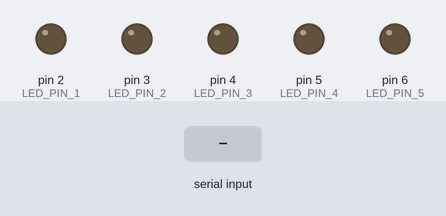
The sketch below on a simulated Arduino Uno, built with avr-gcc and run on an emulated ATmega328P. Parts: output pins drawn as LEDs (lit = HIGH). Inputs (shaded band) come from the test bench.

Above: at 1.2 s.
1.3 s: "1\n" received over Serial
At 1.6 s:
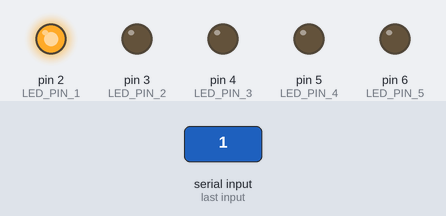
3.8 s: "2\n" received over Serial
At 4.6 s:
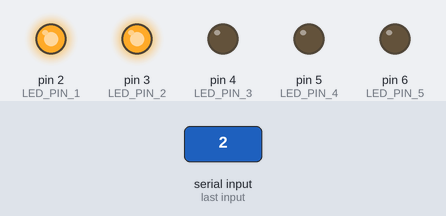
6.3 s: "3\n" received over Serial
At 6.6 s:
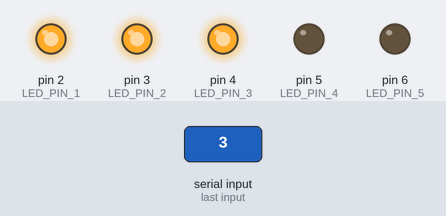
8.8 s: "4\n" received over Serial
At 9.6 s:
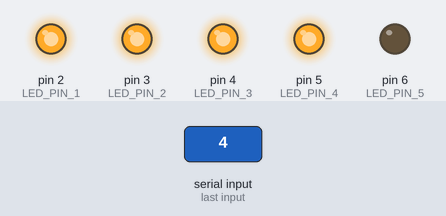
11.3 s: "5\n" received over Serial
At 11.6 s:
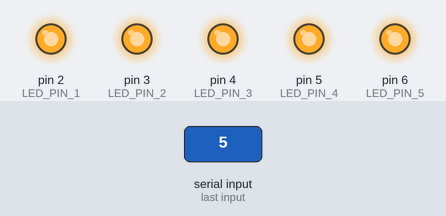
Timing chart, 0 to 14.3 s (numbered marks = the images above; inputs shaded):
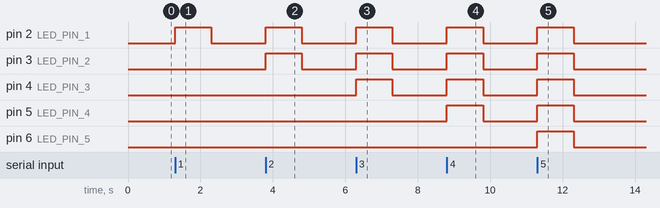

The sketch:

control.ino
```cpp
const int LED_PIN_1 = 2;  // Substitua pelos pinos corretos para seus LEDs
const int LED_PIN_2 = 3;
const int LED_PIN_3 = 4;
const int LED_PIN_4 = 5;
const int LED_PIN_5 = 6;

void setup() {
  Serial.begin(9600);
  pinMode(LED_PIN_1, OUTPUT);
  pinMode(LED_PIN_2, OUTPUT);
  pinMode(LED_PIN_3, OUTPUT);
  pinMode(LED_PIN_4, OUTPUT);
  pinMode(LED_PIN_5, OUTPUT);
}

void loop() {
  if (Serial.available() > 0) {
    int num_fingers = Serial.parseInt();  // Lê o número de dedos da porta serial

    if (num_fingers == 1) {
      digitalWrite(LED_PIN_1, HIGH);
      digitalWrite(LED_PIN_2, LOW);
      digitalWrite(LED_PIN_3, LOW);
      digitalWrite(LED_PIN_4, LOW);
      digitalWrite(LED_PIN_5, LOW);
    }
    else if (num_fingers == 2) {
      digitalWrite(LED_PIN_1, HIGH);
      digitalWrite(LED_PIN_2, HIGH);
      digitalWrite(LED_PIN_3, LOW);
      digitalWrite(LED_PIN_4, LOW);
      digitalWrite(LED_PIN_5, LOW);
    }
    else if (num_fingers == 3) {
      digitalWrite(LED_PIN_1, HIGH);
      digitalWrite(LED_PIN_2, HIGH);
      digitalWrite(LED_PIN_3, HIGH);
      digitalWrite(LED_PIN_4, LOW);
      digitalWrite(LED_PIN_5, LOW);
    }
    else if (num_fingers == 4) {
      digitalWrite(LED_PIN_1, HIGH);
      digitalWrite(LED_PIN_2, HIGH);
      digitalWrite(LED_PIN_3, HIGH);
      digitalWrite(LED_PIN_4, HIGH);
      digitalWrite(LED_PIN_5, LOW);
    }
    else if (num_fingers == 5) {
      digitalWrite(LED_PIN_1, HIGH);
      digitalWrite(LED_PIN_2, HIGH);
      digitalWrite(LED_PIN_3, HIGH);
      digitalWrite(LED_PIN_4, HIGH);
      digitalWrite(LED_PIN_5, HIGH);
    }
    else{
      digitalWrite(LED_PIN_1, LOW);
      digitalWrite(LED_PIN_2, LOW);
      digitalWrite(LED_PIN_3, LOW);
      digitalWrite(LED_PIN_4, LOW);
      digitalWrite(LED_PIN_5, LOW);
    }
  }
}
```

Measured:
- after the input at 1.3 s, pin 2 (LED_PIN_1): LOW → HIGH at once, → LOW 1.0 s later
- after the input at 3.8 s, pin 2 (LED_PIN_1), pin 3 (LED_PIN_2): LOW → HIGH at once, → LOW 1.0 s later
- after the input at 6.3 s, pin 2 (LED_PIN_1), pin 3 (LED_PIN_2), pin 4 (LED_PIN_3): LOW → HIGH at once, → LOW 1.0 s later
- after the input at 8.8 s, pin 2 (LED_PIN_1), pin 3 (LED_PIN_2), pin 4 (LED_PIN_3), pin 5 (LED_PIN_4): LOW → HIGH at once, → LOW 1.0 s later
- after the input at 11.3 s, pin 2 (LED_PIN_1), pin 3 (LED_PIN_2), pin 4 (LED_PIN_3), pin 5 (LED_PIN_4), pin 6 (LED_PIN_5): LOW → HIGH at once, → LOW 1.0 s later
